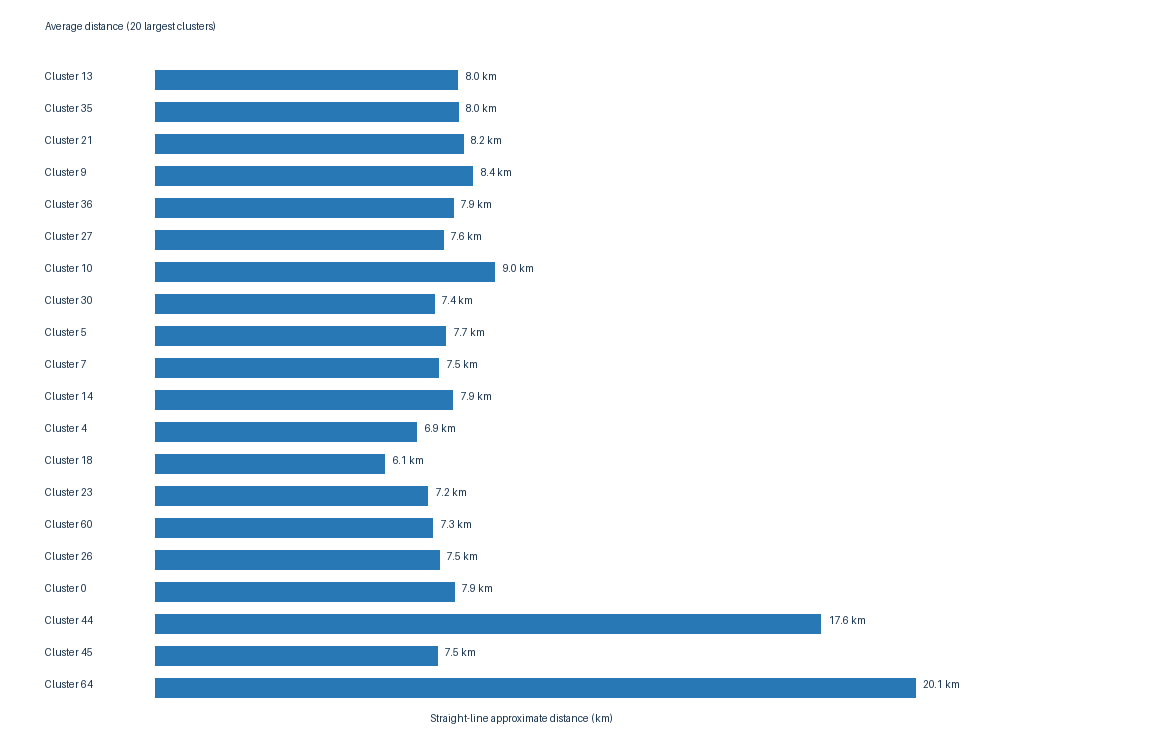
#> input picture visualizations/delivery_cluster_average_distance.png, 1150 x 740 px
$ python -i week4_predictive_modeling.py   (imports and definitions only)
#> lines starting #> are read from the running program, lines starting #| are printed output that depends on the picture
"""Week 4 predictive delivery-time modeling and capacity-constrained triage demo.

Run from any working directory with: python src/week4_predictive_modeling.py
Uses the existing cleaned delivery dataset; it creates no replacement dataset.
Scikit-learn estimators are preferred when available. Compact NumPy fallbacks
keep this analysis runnable in the restricted project environment.
"""
from __future__ import annotations
from pathlib import Path
import json, math, sys
import numpy as np
import pandas as pd
from PIL import Image, ImageDraw, ImageFont

ROOT = Path(__file__).resolve().parents[1]
DATA = ROOT / "data/cleaned_logistics_data.csv"
REPORTS = ROOT / "reports"
FIGURES = ROOT / "visualizations"
TARGET = "time_taken_min"
SEED = 42
NUMERIC = ["approx_delivery_distance_km", "vehicle_condition", "multiple_deliveries", "order_hour", "order_day", "delivery_person_age"]
CATEGORICAL = ["road_traffic_density", "weather_conditions", "type_of_vehicle", "city", "festival", "day_of_week"]

sys.path.insert(0, str(ROOT / "src"))
from modeling import NumpyLinearRegression, NumpyRandomForestRegressor, regression_metrics

# [5 lines left out: function load_data, not called in this run]

def split_by_date(data, fraction=.20):
    dates = np.sort(data.order_date.dt.normalize().unique())
    if len(dates) < 10: raise ValueError("Need at least 10 distinct dates for chronological holdout and CV")
    boundary = max(1, min(len(dates)-1, int(len(dates)*(1-fraction))))
    cutoff = pd.Timestamp(dates[boundary])
    return data[data.order_date.dt.normalize() < cutoff].copy(), data[data.order_date.dt.normalize() >= cutoff].copy(), cutoff

# [34 lines left out: functions encode_fit, make_models, not called in this run]

def sample_rows(frame, limit, seed):
    return frame.sample(n=min(limit,len(frame)),random_state=seed).sort_values("order_date").reset_index(drop=True) if len(frame)>limit else frame.reset_index(drop=True)

# [85 lines left out: functions temporal_cv, fit_final, make_charts, run, not called in this run]

# [1 line not run here, left out]

>>> import cv2
>>> picture = cv2.imread('../visualizations/delivery_cluster_average_distance.png', cv2.IMREAD_GRAYSCALE)
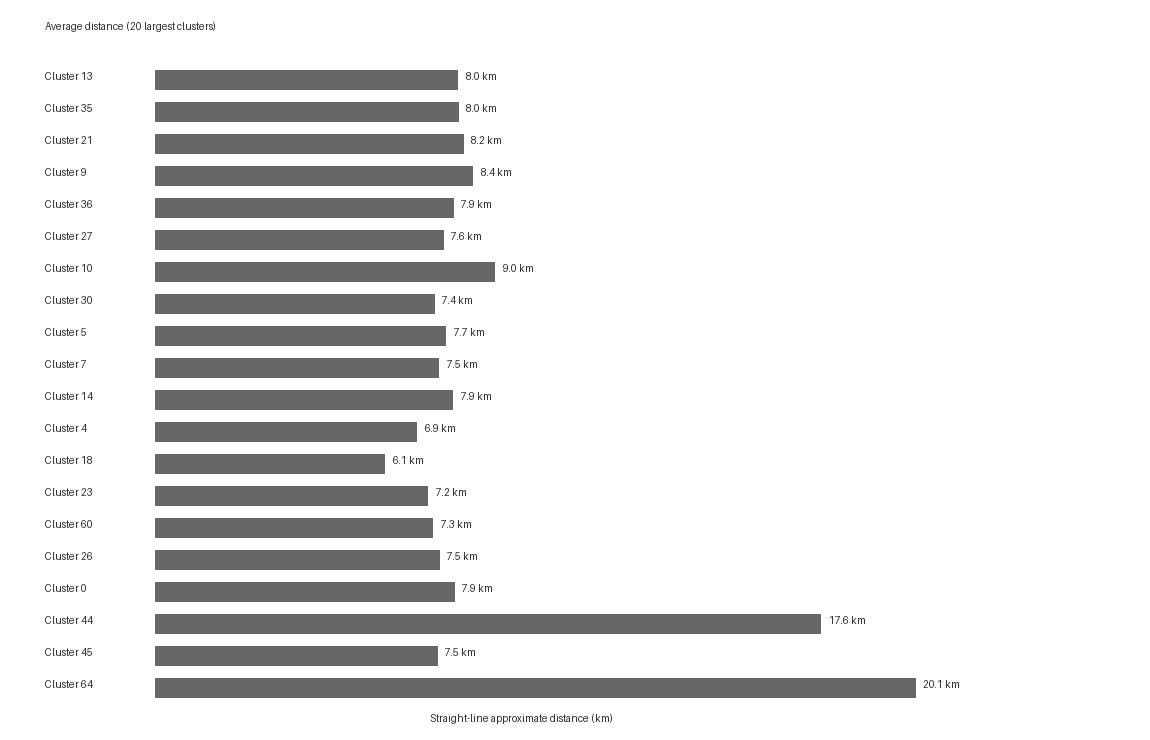
#> picture: shape (740, 1150); min 46, max 255, mean 230.2
>>> result = split_by_date(picture)
#> (the run stopped early here; a loop or call above may not have finished)

$ run again, on visualizations/delivery_cluster_average_time.png
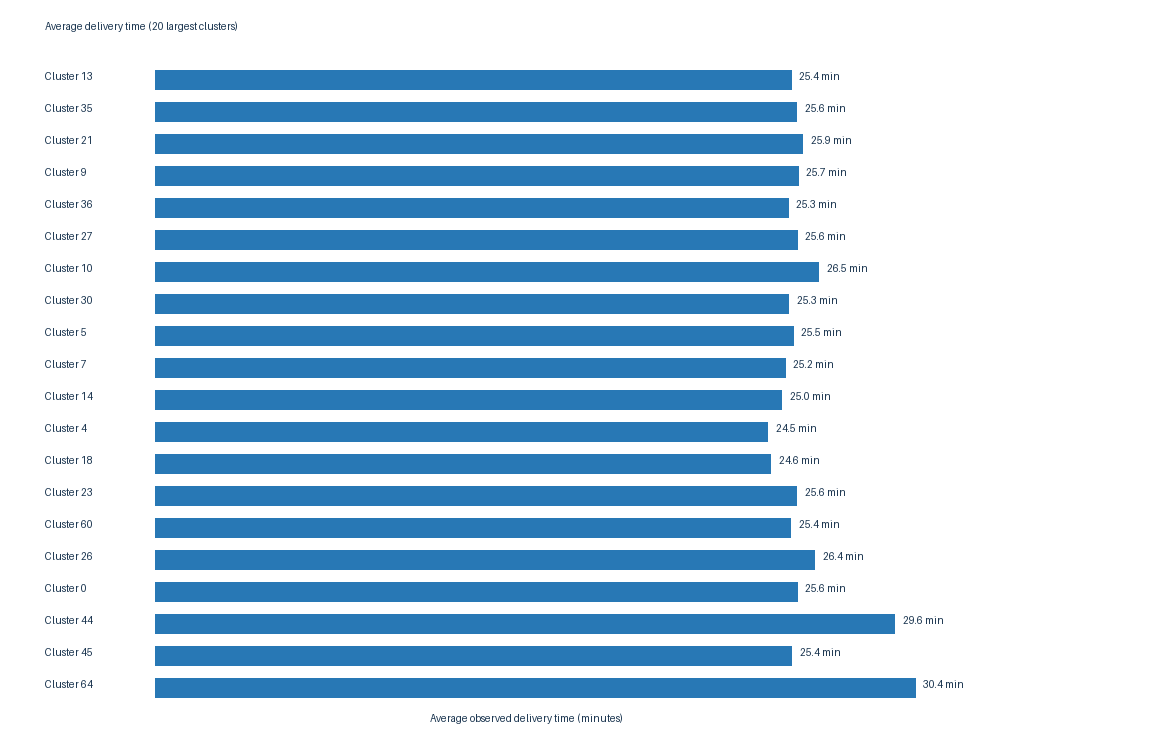
#> input picture visualizations/delivery_cluster_average_time.png, 1150 x 740 px
#> `picture = cv2.imread('../visualizations/delivery_cluster_average_dista..`:
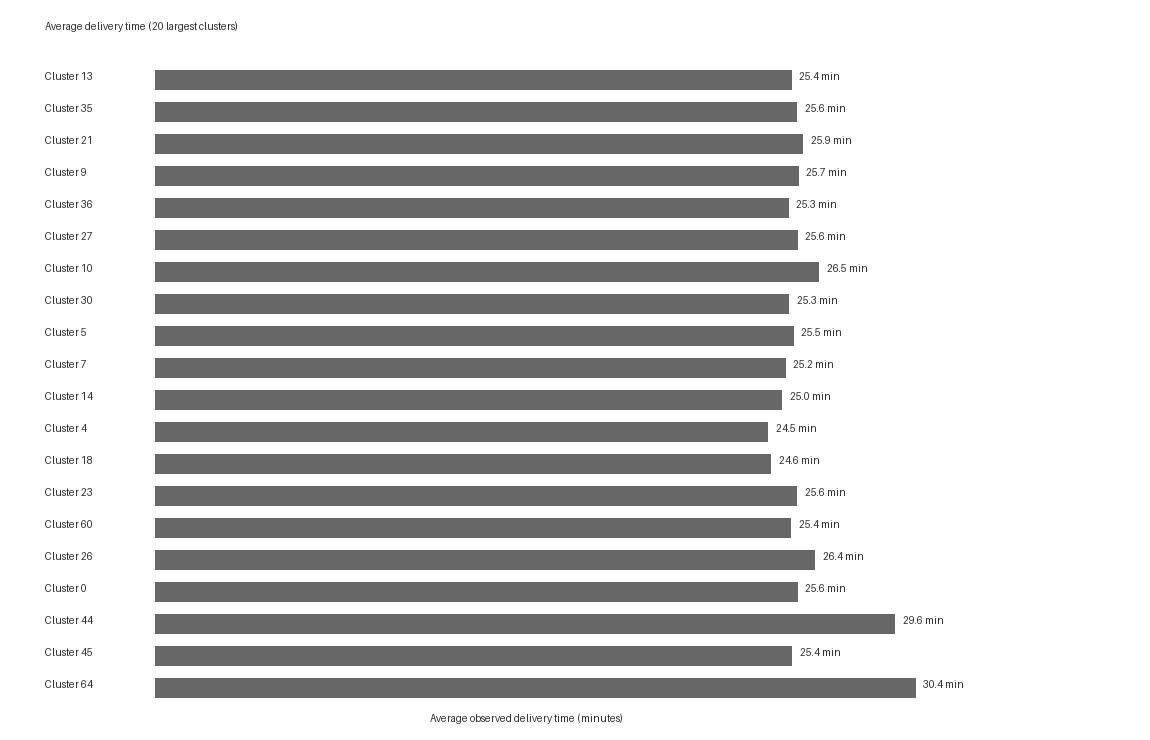
#> picture: shape (740, 1150); min 46, max 255, mean 207.5

$ run again, on visualizations/delivery_cluster_sizes.png
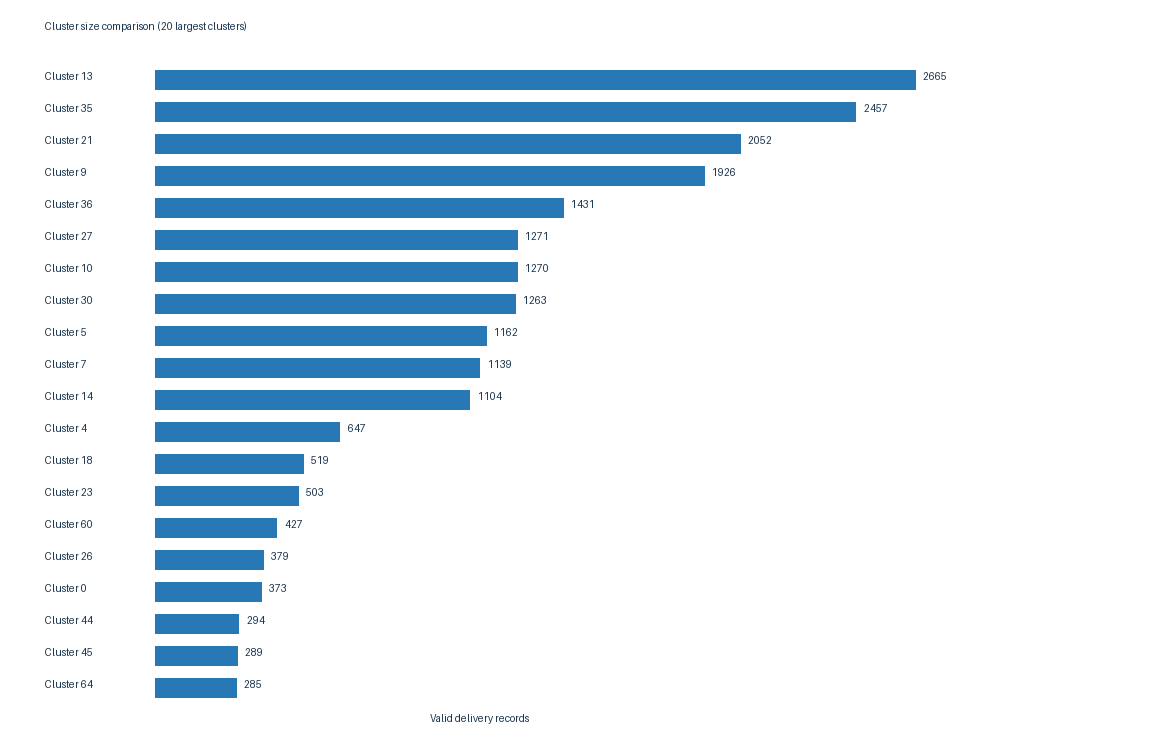
#> input picture visualizations/delivery_cluster_sizes.png, 1150 x 740 px
#> `picture = cv2.imread('../visualizations/delivery_cluster_average_dista..`:
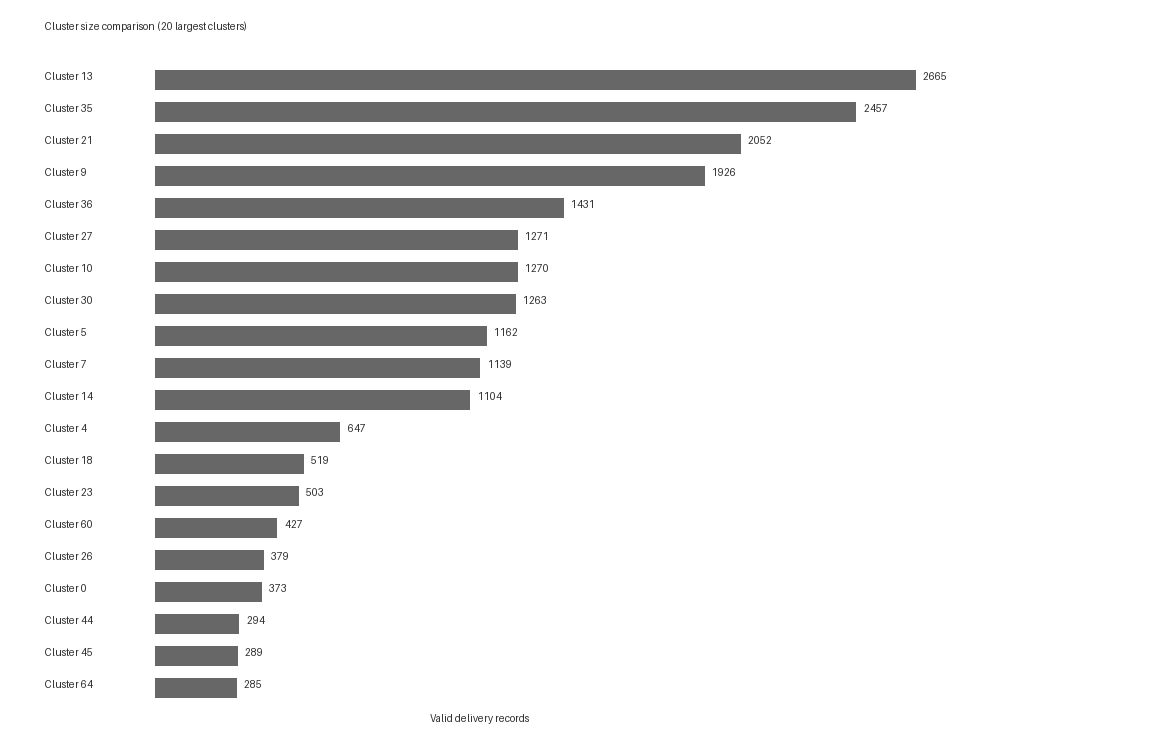
#> picture: shape (740, 1150); min 46, max 255, mean 232.2
